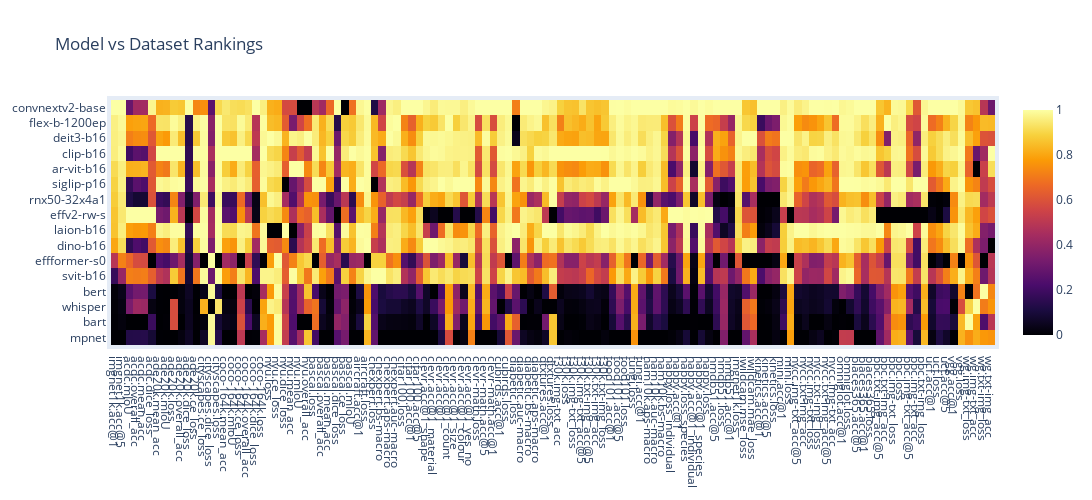

This figure's notebook cell:
### Code cell
from typing import Optional
import plotly.graph_objects as go
import plotly.express as px
import pandas as pd
import yaml  

def stable_softmax(df):
    # Exclude the first column which contains text
    columns = df.columns[1:]
    for col in columns:
        # df[col] = np.exp((df[col] - df[col].max())) / np.exp((df[col] - df[col].max())).sum()
        # reduce the temperature of the softmax
        # temp = 0.9
        # df[col] = np.exp((df[col] - df[col].max()) / temp) / np.exp((df[col] - df[col].max()) / temp).sum()
        df[col] = (df[col] - df[col].min()) / (df[col].max() - df[col].min())
    return df

def interpolate_colorscale(colorscale, steps=100):
    # Get the list of colors from the colorscale
    colors = [color for color in colorscale]
    print(colors)
    # Interpolate the colors
    interpolated_colors = np.interp(np.linspace(0, 1, steps), np.linspace(0, 1, len(colors)), colors)
    # Create a new colorscale with interpolated colors
    interpolated_colorscale = [[i/(steps-1), color] for i, color in enumerate(interpolated_colors)]
    return interpolated_colorscale
    
def plot_heatmap(df: pd.DataFrame, task_type: Optional[str] = None):
    """
    Plot a heatmap of the DataFrame using Plotly, with rows sorted by their average rank.
    The x-axis labels reflect the order of the columns after they have been reordered by similarity.

    Parameters:
    df (pandas.DataFrame): The DataFrame to plot.

    Returns:
    None
    """
    # remove all columns after iwildcam.mae
    df = df.loc[:, :'winoground.text_to_image_accuracy-epoch-mean']
    # rank rows by imagenet1k.acc@1
    df = df.sort_values(by="imagenet1k.accuracy_top_1-epoch-mean", ascending=True)
    df = stable_softmax(df)
    # Define the task mapping
    # softmax all columns using the logmax function columnwise
    # df = df.apply(lambda x: np.log(np.exp(x).sum()), axis=1)
    
    if task_type:
        task_mapping = yaml.safe_load(open("task_mapping2.yaml", "r"))
        column_names = task_mapping[task_type] + ["imagenet1k.accuracy_top_1-epoch-mean"]
        keep_columns = [column for column in df.columns if column in column_names]
    else:
        keep_columns = df.columns[1:]
        
    # Exclude the label column from the data to be plotted
    labels = df[df.columns[0]]
    
    data = df[keep_columns]

    # Add a temporary column to the DataFrame with the average rank of each row
    # data['average_rank'] = data.mean(axis=1)
    
    # Sort the DataFrame by this temporary column
    # data.sort_values('average_rank', ascending=False, inplace=True)
    # print(data['average_rank'])

    # # Remove the temporary column
    # data.drop('average_rank', axis=1, inplace=True)
    # display_custom(data)
    # Update the labels to match the new order
    labels = labels[data.index]
    labels = [label.replace("-224", "") for label in labels]
    data.columns = [column.replace("image", "img").replace("text", "txt").replace("_to_", "-").replace("accuracy_top_", "acc@").replace("accuracy", "acc").replace("-epoch-mean", "").replace("flickr30k", "f30k").replace("winoground", "wg").replace("pokemonblipcaptions", "pbc").replace("newyorkercaptioncontest", "nycc").replace("image-to-text", "img-to-txt").replace("text-to-image", "txt-to-img") for column in data.columns]
    terms = ["-bs", "-aps", "-auc", "focal", "nycc.loss", "ham10k.loss", "iwildcam.loss", "wg.loss", "clevr.loss",
    'clevr.loss_colour',
    'clevr.loss_count',
    'clevr.loss_material',
    'clevr.loss_shape',
    'clevr.loss_size',
    'clevr.loss_yes_no', 'happy.acc@5']
    columns = [column for column in data.columns if not any(term in column for term in terms)]
    data = data[columns]
    
    fig = go.Figure(data=go.Heatmap(
        z=data.values,
        x=columns,
        y=labels,
        colorscale=px.colors.sequential.Inferno,  # Use reversed Red color scale
    ))

    fig.update_layout(
        title='Model vs Dataset Rankings',
        xaxis_nticks=len(data.columns),
        yaxis_nticks=len(labels),
        autosize=True,
        width=1350,
        height=500,
        margin=dict(
            l=50,
            r=50,
            b=100,
            t=100,
            pad=4
        )
    )

    fig.show()
    fig.write_image("heatmap.png", scale=5)
    
df = move_column(df, 'imagenet1k.accuracy_top_1-epoch-mean', 1)
df = move_column(df, 'imagenet1k.accuracy_top_5-epoch-mean', 2)
df = move_column(df, 'imagenet1k.loss', 3)
# apply logmax softmax to the columns in a columnwise manner


plot_heatmap(df)

### Figure 1 — Plotly figure (JSON) as saved in the notebook; plotly's stock layout.template omitted (floating-point values rounded to 4 significant figures; data arrays with more than 128 entries replaced by an {"elided": "..."} marker saying what was removed)
{"data": [{"colorscale": [[0, "#000004"], [0.1111, "#1b0c41"], [0.2222, "#4a0c6b"], [0.3333, "#781c6d"], [0.4444, "#a52c60"], [0.5556, "#cf4446"], [0.6667, "#ed6925"], [0.7778, "#fb9b06"], [0.8889, "#f7d13d"], [1, "#fcffa4"]], "type": "heatmap", "x": ["imgnet1k.acc@1", "imgnet1k.acc@5", "acdc.mIoU", "acdc.overall_acc", "acdc.mean_acc", "acdc.dice_loss", "ade20k.mean_acc", "ade20k.mIoU", "ade20k.loss", "ade20k.overall_acc", "ade20k.dice_loss", "ade20k.ce_loss", "cityscapes.ce_loss", "cityscapes.dice_loss", "cityscapes.loss", "coco-164k.mean_acc", "coco-164k.mIoU", "coco-164k.ce_loss", "coco-164k.overall_acc", "coco-164k.dice_loss", "coco-164k.loss", "nyu.loss", "nyu.ce_loss", "nyu.dice_loss", "nyu.mean_acc", "nyu.mIoU", "nyu.overall_acc", "pascal.loss", "pascal.overall_acc", "pascal.mean_acc", "pascal.dice_loss", "pascal.ce_loss", "pascal.mIoU", "aircraft.acc@1", "aircraft.loss", "chexpert.loss", "chexpert.bs-macro", "chexpert.aps-macro", "chexpert.auc-macro", "cifar100.loss", "cifar100.acc@1", "cifar100.acc@5", "clevr.acc@1_shape", "clevr.acc@1_material", "clevr.acc@1", "clevr.acc@1_count", "clevr.acc@1_size", "clevr.acc@1_colour", "clevr.acc@1_yes_no", "clevr-math.loss", "clevr-math.acc@5", "clevr-math.acc@1", "cubirds.acc@1", "cubirds.loss", "diabetic.loss", "diabetic.auc-macro", "diabetic.bs-macro", "diabetic.aps-macro", "dtxtures.acc@1", "dtxtures.loss", "f30k.img-txt_acc", "f30k.loss", "f30k.img-txt_loss", "f30k.img-txt_acc@5", "f30k.txt-img_acc@5", "f30k.txt-img_acc", "f30k.txt-img_loss", "food101.acc@1", "food101.acc@5", "food101.loss", "fungi.loss", "fungi.acc@1", "ham10k.aps-macro", "ham10k.auc-macro", "ham10k.bs-macro", "happy.loss_individual", "happy.acc@1", "happy.loss_species", "happy.acc@1_individual", "happy.acc@1_species", "happy.loss", "hmdb51.acc@5", "hmdb51.loss", "hmdb51.acc@1", "imgnet1k.loss", "iwildcam.mse_loss", "iwildcam.mae_loss", "kinetics.acc@1", "kinetics.acc@5", "kinetics.loss", "mini.acc@1", "mini.loss", "nycc.img-txt_acc@5", "nycc.txt-img_acc", "nycc.img-txt_loss", "nycc.txt-img_loss", "nycc.txt-img_acc@5", "nycc.img-txt_acc", "omniglot.acc@1", "omniglot.loss", "places365.acc@5", "places365.acc@1", "places365.loss", "pbc.txt-img_acc@5", "pbc.txt-img_acc", "pbc.img-txt_loss", "pbc.loss", "pbc.img-txt_acc@5", "pbc.img-txt_acc", "pbc.txt-img_loss", "ucf.acc@1", "ucf.loss", "ucf.acc@5", "vgg.acc@1", "vgg.loss", "wg.img-txt_loss", "wg.img-txt_acc", "wg.txt-img_loss", "wg.txt-img_acc"], "y": ["mpnet", "bart", "whisper", "bert", "svit-b16", "effformer-s0", "dino-b16", "laion-b16", "effv2-rw-s", "rnx50-32x4a1", "siglip-p16", "ar-vit-b16", "clip-b16", "deit3-b16", "flex-b-1200ep", "convnextv2-base"], "z": {"elided": "16x119 float values"}}], "layout": {"autosize": true, "height": 500, "margin": {"b": 100, "l": 50, "pad": 4, "r": 50, "t": 100}, "title": {"text": "Model vs Dataset Rankings"}, "width": 1350, "xaxis": {"nticks": 119}, "yaxis": {"nticks": 16}}}
